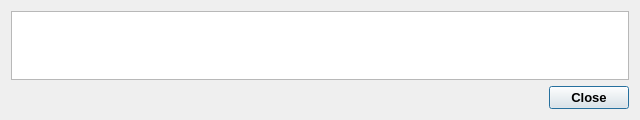
<?xml version="1.0" encoding="UTF-8"?>
<ui version="4.0">
 <class>MnemonicSeedDialog</class>
 <widget class="QDialog" name="MnemonicSeedDialog">
  <property name="geometry">
   <rect>
    <x>0</x>
    <y>0</y>
    <width>640</width>
    <height>120</height>
   </rect>
  </property>
  <property name="minimumSize">
   <size>
    <width>600</width>
    <height>120</height>
   </size>
  </property>
  <property name="maximumSize">
   <size>
    <width>16777215</width>
    <height>16777215</height>
   </size>
  </property>
  <property name="font">
   <font>
    <pointsize>10</pointsize>
    <weight>75</weight>
    <bold>true</bold>
   </font>
  </property>
  <property name="windowTitle">
   <string>Mnemonic seed</string>
  </property>
  <property name="windowIcon">
   <iconset resource="../../resources.qrc">
    <normaloff>:/images/cryptonote</normaloff>:/images/cryptonote</iconset>
  </property>
  <layout class="QVBoxLayout" name="verticalLayout">
   <item>
    <widget class="QTextEdit" name="m_mnemonicSeedEdit">
     <property name="font">
      <font>
       <pointsize>10</pointsize>
       <weight>75</weight>
       <bold>true</bold>
      </font>
     </property>
     <property name="readOnly">
      <bool>true</bool>
     </property>
    </widget>
   </item>
   <item>
    <layout class="QHBoxLayout" name="horizontalLayout">
     <item>
      <spacer name="horizontalSpacer">
       <property name="orientation">
        <enum>Qt::Horizontal</enum>
       </property>
       <property name="sizeHint" stdset="0">
        <size>
         <width>40</width>
         <height>20</height>
        </size>
       </property>
      </spacer>
     </item>
     <item>
      <widget class="QPushButton" name="ClosePushButton">
       <property name="text">
        <string>Close</string>
       </property>
      </widget>
     </item>
    </layout>
   </item>
  </layout>
 </widget>
 <resources>
  <include location="../../resources.qrc"/>
 </resources>
 <connections>
  <connection>
   <sender>ClosePushButton</sender>
   <signal>clicked()</signal>
   <receiver>MnemonicSeedDialog</receiver>
   <slot>accept()</slot>
   <hints>
    <hint type="sourcelabel">
     <x>622</x>
     <y>274</y>
    </hint>
    <hint type="destinationlabel">
     <x>333</x>
     <y>149</y>
    </hint>
   </hints>
  </connection>
 </connections>
</ui>
